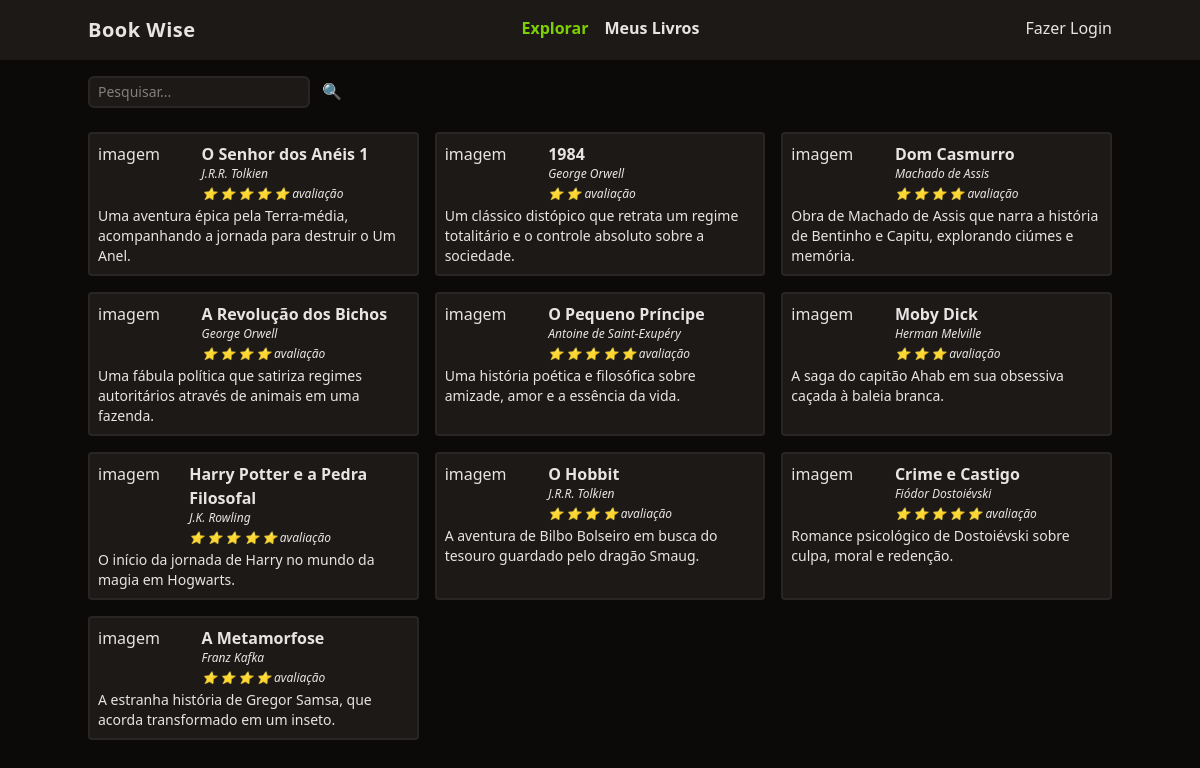
Before: / with the older database file.
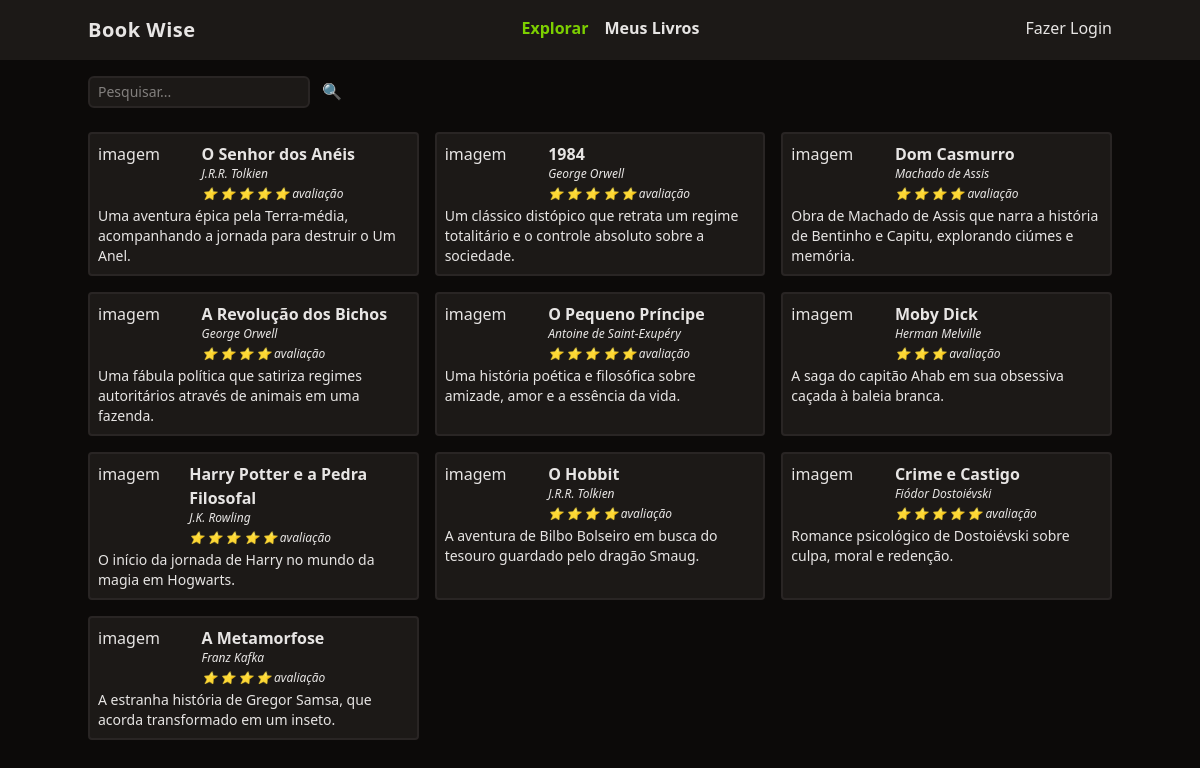
After: the same page with the newer database file.
### tables this page shows
CREATE TABLE books (
	id integer PRIMARY KEY NOT NULL,
  title varchar(255) NOT NULL,
  author varchar(100) NOT NULL,
  description text,
	stars integer CHECK (stars >= 1 AND stars <= 5) NOT NULL,
  user_id integer NOT NULL,
  FOREIGN KEY(user_id) REFERENCES users(id)
);

### utils.php (called while the page is built, shortened)
<?php
function view($view, $data = [])
{
  require "views/template/app.php";
}
function isRouteActive($route)
{
  return parse_url($_SERVER['REQUEST_URI'])['path'] === $route;
}

### controllers/index.controller.php (called while the page is built)
<?php
$queryParams = $_REQUEST['search'];
$books = (new DB())
  ->query(
    query: 'SELECT * FROM books WHERE title LIKE :search',
    class: Book::class,
    params: ['search' => "%$queryParams%"]
  )
  ->fetchAll();
view("index", ['books' => $books]);

### routes.php (called while the page is built, shortened)
<?php
$controller = str_replace('/', '',  parse_url($_SERVER['REQUEST_URI'])['path']);
if (!$controller) $controller = 'index';
require "controllers/{$controller}.controller.php";

### index.php (called while the page is built, shortened)
<?php
require 'utils.php';
require 'database/db.php';
require "routes.php";

### database/db.php (called while the page is built)
<?php
class DB
{
  private static $db = null;
  private static $_config = null;
  public static function setConfig($config)
  {
    self::$_config = $config;
  }
  public static function connect(): PDO
  {
    if (self::$db === null) {
      $connectionString = self::$_config['drive'] . ':' . self::$_config['srcDB'];
      self::$db = new PDO($connectionString);
      self::$db->setAttribute(PDO::ATTR_DEFAULT_FETCH_MODE, PDO::FETCH_ASSOC);
      self::$db->setAttribute(PDO::ATTR_ERRMODE, PDO::ERRMODE_EXCEPTION);
    }
    return self::$db;
  }
  public function query($query, $class = null, $params = [])
  {
    $prepare = self::connect()->prepare($query);
    if ($class) {
      $prepare->setFetchMode(PDO::FETCH_CLASS, $class);
    }
    $prepare->execute($params);
    return $prepare;
  }
}

### views/components/card-book.php (the view)
<div class="border-stone-800 border-2 bg-stone-900 p-2 rounded">
  <div class="flex">
    <div class="w-1/3">
      imagem
    </div>
    <div class="space-y-1">
      <a href="/book?id=<?= $book->id ?>" class="font-semibold hover:underline"><?= $book->title ?></a>
      <div class="text-xs italic"><?= $book->author ?></div>
      <div class="text-xs italic">
        <?php for ($i = 0; $i < $book->stars; $i++): ?>
          ⭐
        <?php endfor; ?>
        avaliação
      </div>
    </div>
  </div>
  <div class="text-sm mt-1">
    <?= $book->description ?>
  </div>
</div>

### views/template/app.php (shortened to what this page needs)
<!DOCTYPE html>
<html lang="pt-br">
<head>
  <script src="https://cdn.jsdelivr.net/npm/@tailwindcss/browser@4"></script>
</head>
<body class="bg-stone-950 text-stone-200">
  <?php include('./views/components/header.php'); ?>
  <main class="mx-auto max-w-screen-lg py-4 space-y-6">
    <?php require "views/{$view}.view.php"; ?>
  </main>
</body>
</html>

### views/components/header.php
<?php
$links = [
  [
    'label' => 'Explorar',
    'href' => '/'
  ],
  [
    'label' => 'Meus Livros',
    'href' => '/my-books'
  ]
]
?>
<header class="bg-stone-900">
  <nav class="mx-auto max-w-screen-lg flex justify-between py-4">
    <div class="font-bold text-xl tracking-wide">
      Book Wise
    </div>
    <ul class="flex gap-4 font-bold">
      <?php foreach ($links as $link): ?>
        <li>
          <a
            class="hover:underline
            <?php if (isRouteActive($link['href'])) {
              echo 'text-lime-500';
            } ?>" href="<?= $link['href'] ?>">
            <?= $link['label'] ?>
          </a>
        </li>
      <?php endforeach; ?>
    </ul>
    <ul>
      <li><a class="hover:underline" href="/login">Fazer Login</a></li>
    </ul>
  </nav>
</header>

### views/index.view.php
<form class="w-full space-x-2">
  <input
    type="text"
    name="search"
    class="border-stone-800 border-2 rounded-md px-2 py-1 bg-stone-900 text-sm outline-none"
    placeholder="Pesquisar..." />
  <button type="submit">
    🔍
  </button>
</form>
<section class="grid grid-cols-1 md:grid-cols-2 lg:grid-cols-3 gap-4">
  <?php foreach ($books as $book): ?>
    <?php include('./views/components/card-book.php'); ?>
  <?php endforeach; ?>
</section>

Changed rows visible on the page:
changed books: title "O Senhor dos Anéis 1" → "O Senhor dos Anéis"
changed books (number 2 of 10 on the later page): stars 2 → 5 (drawn)
